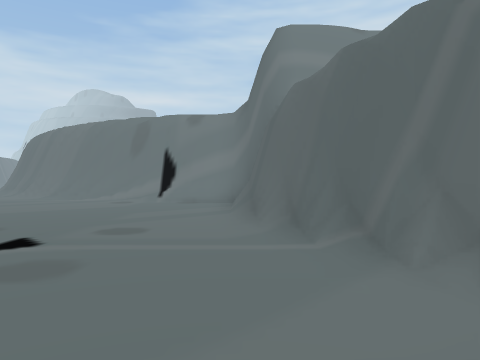
View 1 (above)

17 first-person views from a walk through a scene from a Unity 3-D project. The camera is 1.2 m above the floor, looks level and sees 70° across. The floor is counted in squares, 2 m on a side. Each view is taken from the middle of a square. On the plan, view 1 faces up. The plan holds only what a view shows up to about 10 squares ahead; the rest is blank. The place goes on beyond the plan.

View 2
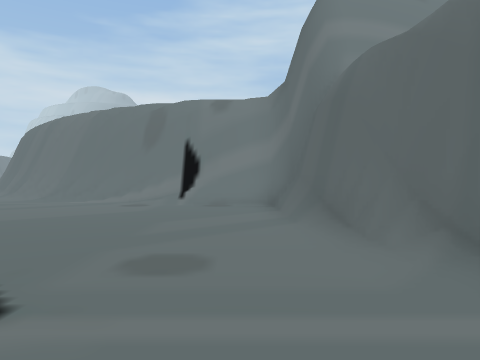

View 3
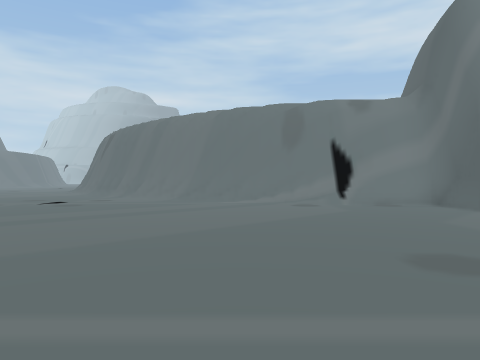

View 4
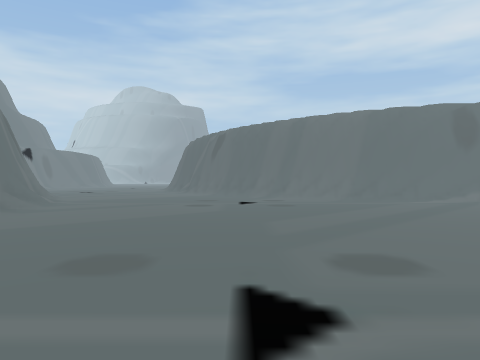

View 5
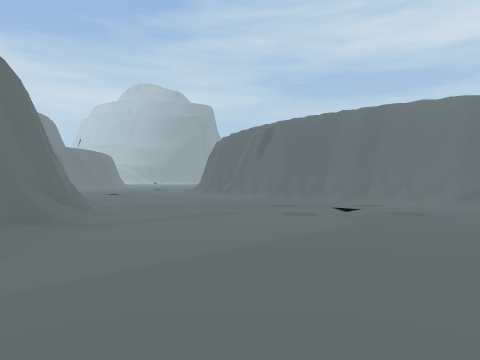

View 6
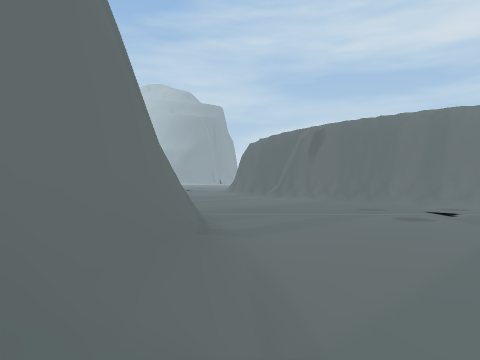

View 7
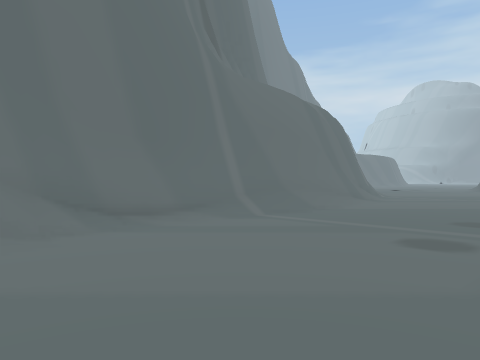

View 8
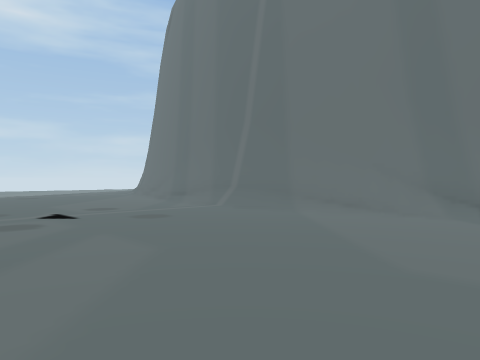

View 9
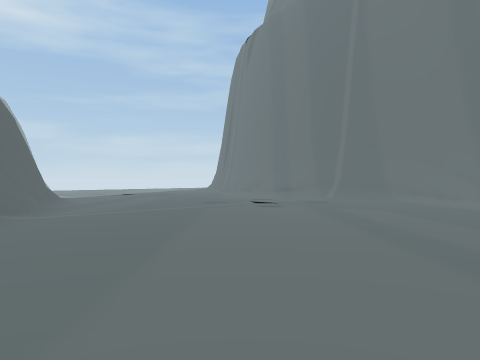

View 10
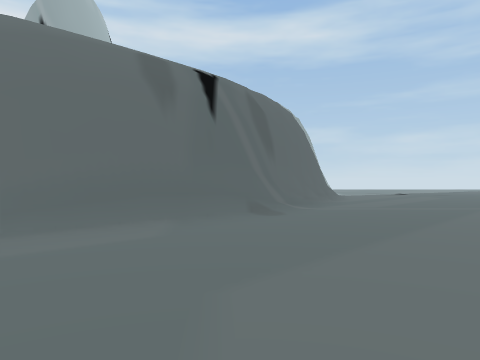

View 11
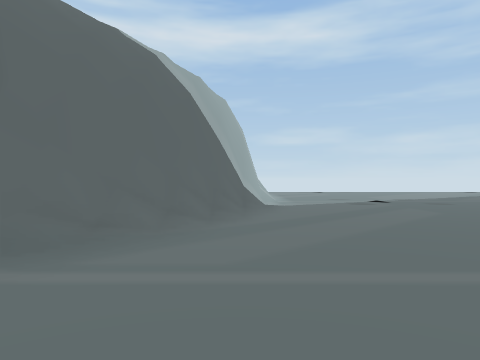

View 12
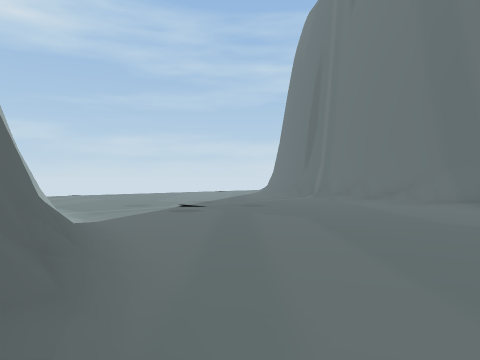

View 13
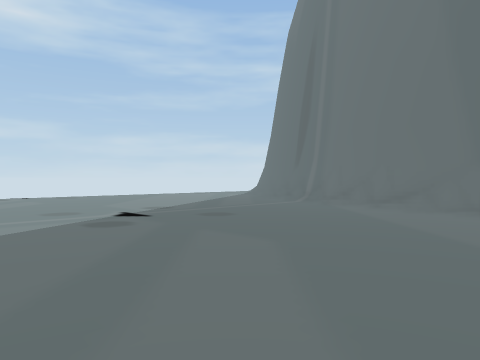

View 14
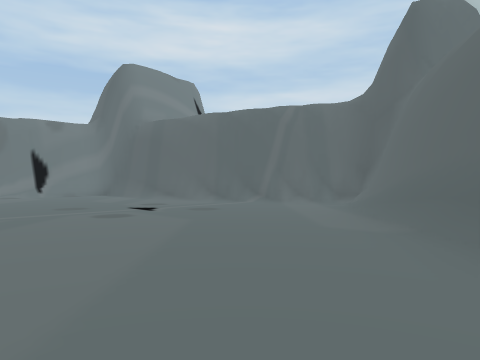

View 15
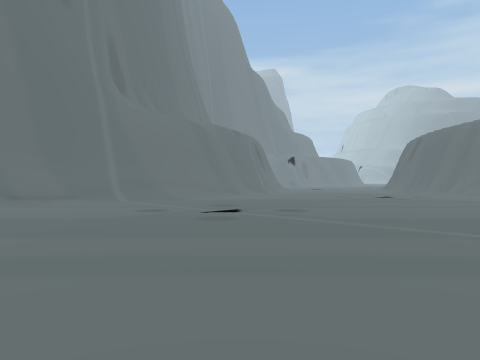

View 16
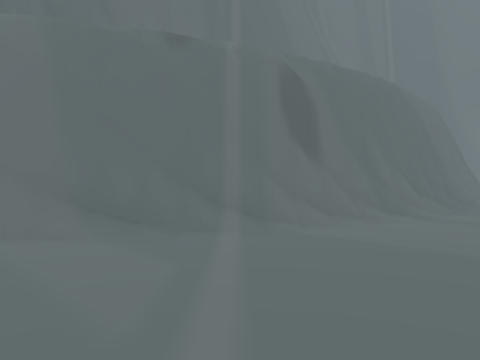

View 17
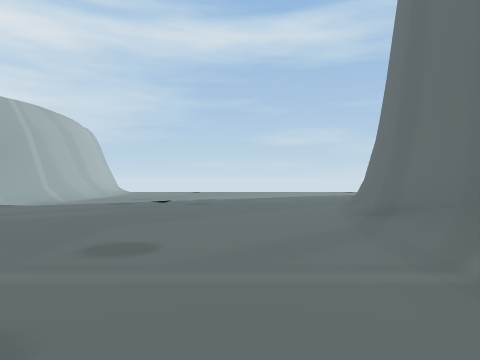

### Floor plan
Key: @ floor where view 1 was taken; # wall or solid block; . main floor; : floor 0.25 m higher than the main floor; / step, stairs or slope; = window, fence, low wall or low ledge.
Columns run from 17 left of view 1 to 3 right of it. Each row starts with its distance up from view 1.
 14 #:.....:###
 13 #/......:/##
 12 ##:......./####
 11  #/.........//####
 10  ##..............#
  9   #:.............##
  8   #/.............##
  7   #/............./#
  6   #/............./#
  5   #/.............:#
  4   #/..............##
  3   #/............../#
  2   #/...............##
  1   #/..............//#
  0   #=.............@###
 -1   ##............/##
 -2    #..........:/##
 -3    #........../##
 -4    #........./##
 -5    #......../##
 -6    #........##
 -7    #......./#
 -8   ##......./#
 -9   #:.......##
-10  ##.......:#
-11  #/.......:#
-12  #/.......##

Where each view was taken, in squares from view 1:
view 1: 0 up, 0 right, facing up
view 2: 2 up, 1 left, facing up
view 3: 2 up, 5 left, facing up
view 4: 2 up, 10 left, facing up
view 5: 4 up, 12 left, facing up
view 6: 4 up, 14 left, facing up
view 7: 1 down, 10 left, facing up-left
view 8: 2 up, 8 left, facing down-left
view 9: 2 up, 3 left, facing down-left
view 10: 3 up, 3 left, facing down
view 11: 2 down, 6 left, facing down
view 12: 5 down, 5 left, facing down-left
view 13: 6 down, 7 left, facing down-left
view 14: 3 down, 6 left, facing up-right
view 15: 1 down, 5 left, facing up-left
view 16: 11 up, 11 left, facing left
view 17: 2 down, 12 left, facing down
